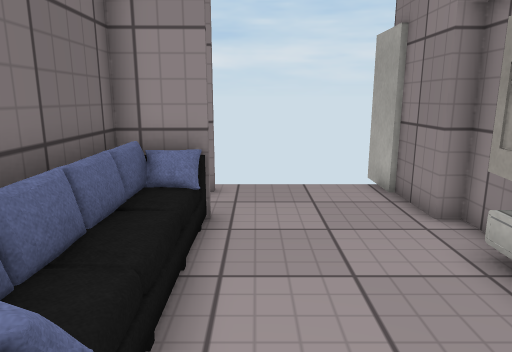
View 1 (above)

12 first-person views from a walk through a Unity game level. The camera is 1.3 m above the floor, tilts 12° down and sees 70° across. The floor is counted in squares, 0.5 m on a side. Each view is taken from the middle of a square. On the plan, view 1 faces up. The plan holds only what a view shows up to about 20 squares ahead; the rest is blank. The place goes on beyond the plan. Surface patterns are stand-ins for the level's own textures.

View 2
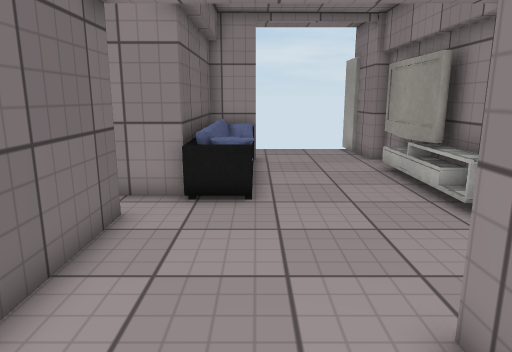

View 3
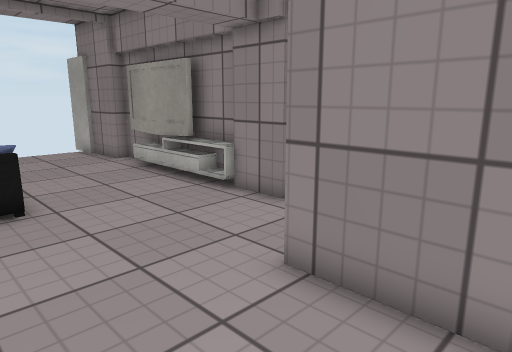

View 4
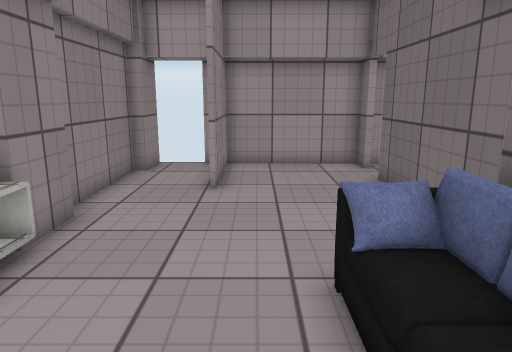

View 5
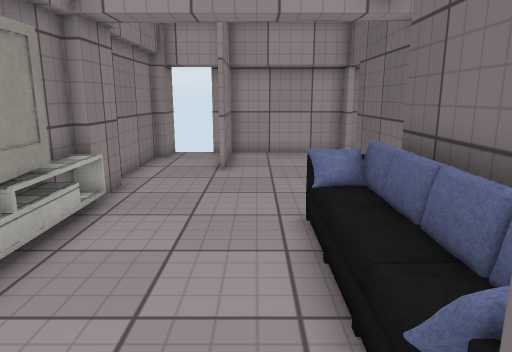

View 6
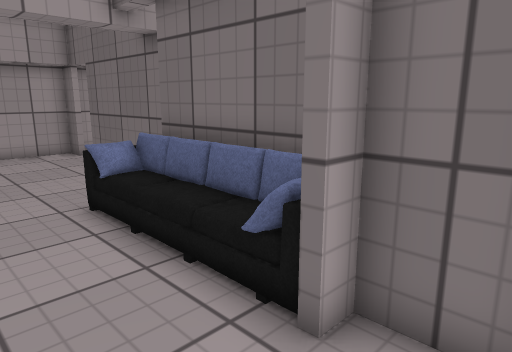

View 7
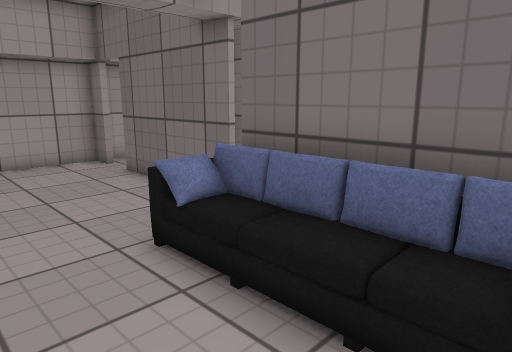

View 8
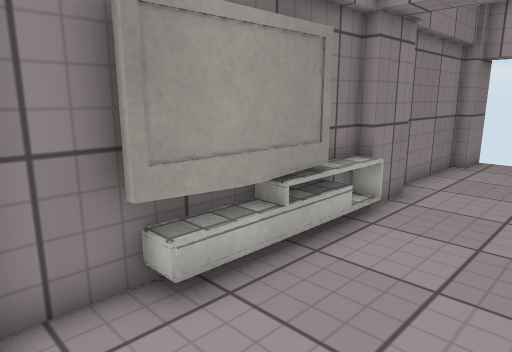

View 9
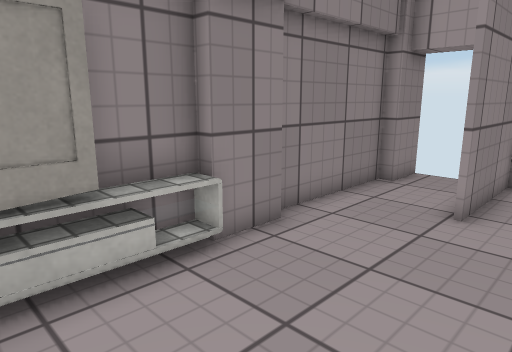

View 10
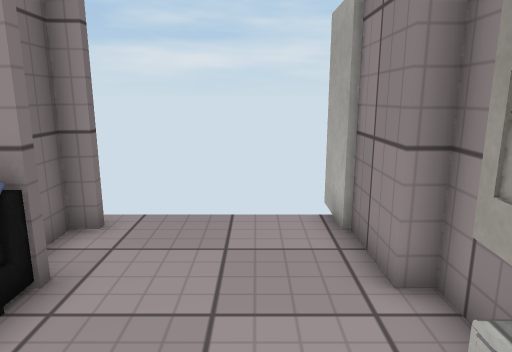

View 11
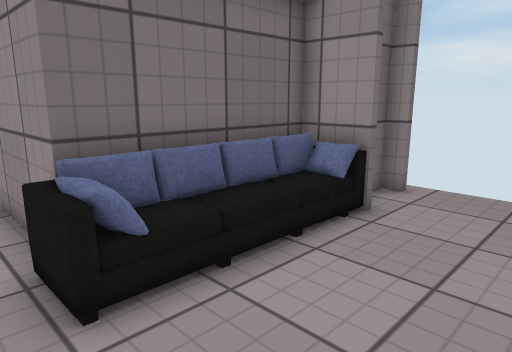

View 12
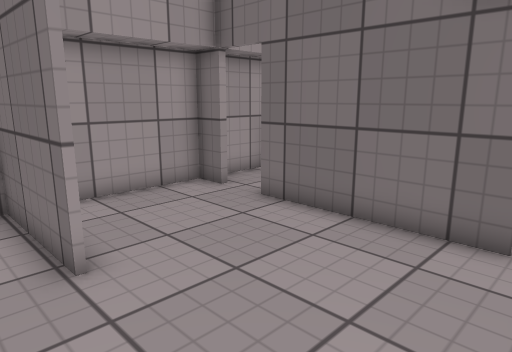

### Floor plan
Points are (right, up) in squares from view 1. A wall is a line through its corners. A room is listed if a view was taken in it or the views show most of it. See-through windows are left out.
Room 1 (views 1, 2, 3, 4, 5, 6, 7, 8, 9, 10, 11, 12)
walls: (-4.1, 0.1) (-4, -5.9); (4, -2) (4, 0) (4.5, 0) (4.5, 7.8) (4, 7.8) (4, 10.1); (1.3, -4.4) (1.4, -8.8); (-0.9, 7.7) (-2.9, 7.6) (-2.9, 1.7) (-4.5, 1.7); (4.5, -7.2) (4.5, -2.4); (-4, -7.6) (-4, -8.7) (1.5, -8.7); (1.2, -8.8) (1.2, -4.4); (4, -9) (4, -7.2); (-1.1, 10.1) (-1.8, 10) (-1.7, 8) (-0.9, 8)
objects: sofa (-3, 1) to (-1, 2); sofa (-2, 7) to (-1, 7); TV (4, 1) to (4, 3); TV (4, 4) to (4, 6)

Positions as (right, up) in squares from view 1, and headings:
1: (0, 0), facing up
2: (-1, -8), facing up
3: (-3, -8), facing up-right
4: (0, 6), facing down
5: (0, 9), facing down
6: (2, 10), facing down-left
7: (2, 7), facing down-left
8: (0, 8), facing down-right
9: (-1, 4), facing down-right
10: (2, 3), facing up
11: (3, 0), facing up-left
12: (3, 1), facing down-left
